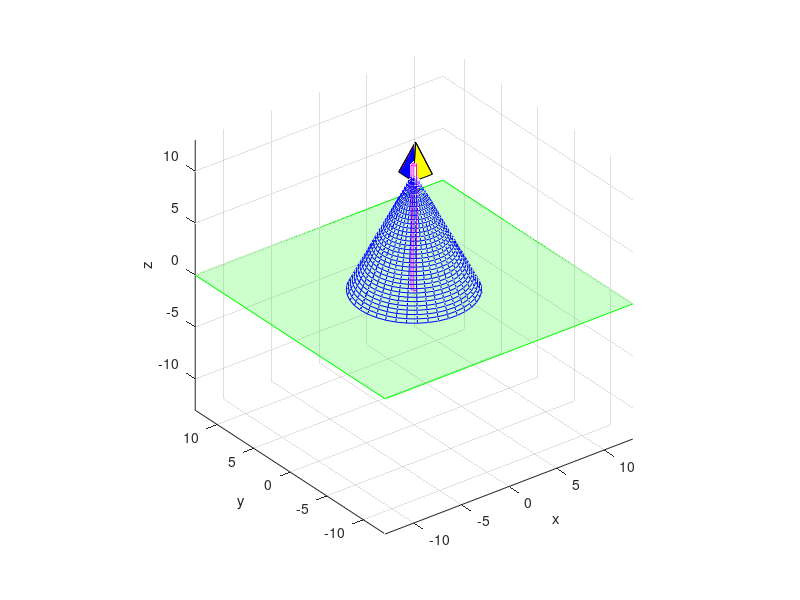

Write the MATLAB code that produced this figure. (Note: this script raises an error after producing the figure.)
%  The expanding pyramid with differently colored walls moves down towards the cone.
%  After the contact with the cone, the cone starts to tumble down 
%  The pyramid starts rotating about the central axis of the cone
function Povilas_Simanaitis_Individual_work42
    prepareScene2();
    drawPlane();
    
    [cX,cY,cZ] = cylinder(0.25,5);
    surf(cX, cY, cZ.*12,'EdgeColor','m','FaceColor','r','FaceAlpha',0);
    
    [X,Y,Z] = getConePoints();
    cone = surf(X, Y, Z+5,'EdgeColor','B','FaceColor','r','FaceAlpha',0);
    
    [p1, p2, p3, p4] = getPyramid();
    t = -1.5;
    [np1, np2, np3, np4] = pyramidTranform(p1, p2, p3, p4, shift(-2*t-5, -2*t-5, -t));
    pyramidFigure = drawPiramid(np1,np2,np3,np4);    
    gif('povsim42.gif');
    for t=-1.5:0.04:-0.25
        [np1, np2, np3, np4] = pyramidTranform(p1, p2, p3, p4, shift(-2*t-5, -2*t-5, -t));
        delete(pyramidFigure);
        pyramidFigure = drawPiramid(np1,np2,np3,np4);
        gif;
        pause(0.02); 
    end
    
    for t=1:2:100
        delete(cone);
        cone = surf(X, Y, (Z+5)./(1+(10*t/500)),'EdgeColor','B','FaceColor','r','FaceAlpha',0);
        gif;
        pause(0.02); 
    end
    
    p1=np1; p2=np2; p3=np3; p4=np4;
    for t=1:8:1000
        [np1, np2, np3, np4] = pyramidTranform(p1, p2, p3, p4, rotate(-pi/180*t));
        delete(pyramidFigure);
        pyramidFigure = drawPiramid(np1,np2,np3,np4);
        gif;
        pause(0.02); 
    end
end

function p = drawPiramid(p1, p2, p3, p4)
     p(1) = fill3(p1(1,:), p1(2,:), p1(3,:), 'Y');
     p(2) = fill3(p2(1,:), p2(2,:), p2(3,:), 'R');
     p(3) = fill3(p3(1,:), p3(2,:), p3(3,:), 'M');
     p(4) = fill3(p4(1,:), p4(2,:), p4(3,:), 'B');
end

function [np1, np2, np3, np4] = pyramidTranform(p1, p2, p3, p4, T)
    [np1Result1, np1Result2, np1Result3] = transform(p1(1,:),p1(2,:), p1(3,:),T);
    np1 = [np1Result1; np1Result2; np1Result3];
    [np2Result1, np2Result2, np2Result3] = transform(p2(1,:),p2(2,:), p2(3,:),T);
    np2 = [np2Result1; np2Result2; np2Result3];
    [np3Result1, np3Result2, np3Result3] = transform(p3(1,:),p3(2,:), p3(3,:),T);
    np3 = [np3Result1; np3Result2; np3Result3];
    [np4Result1, np4Result2, np4Result3] = transform(p4(1,:),p4(2,:), p4(3,:),T);
    np4 = [np4Result1; np4Result2; np4Result3];
end

function [X,Y,Z] = getConePoints()
    t = -linspace(0,2*pi,40) ;
    t1 = linspace(0,2*pi,40) ;
    [U,V]=meshgrid(t,t1);  
    X = U.*cos(V);
    Y = U.*sin(V);
    Z = (U+pi).*2;
end

function [p1, p2, p3, p4] = getPyramid()
    p1 = [[7,6,5];[6,7,6];[6,9,6]];
    p2 = [[7,6,7];[6,7,8];[6,9,6]];
    p3 = [[5,6,7];[8,7,8];[6,9,6]];
    p4 = [[5,6,5];[8,7,6];[6,9,6]]; 
end

function prepareScene2()
    clc,close all;
    hf1=figure(1); 
    grid on;
    hold on;
    axis equal;
    axis([-13 13 -13 13 -13 13]);
    xlabel('x');
    ylabel('y');
    zlabel('z');
    set(hf1,'Color','w');
    set(hf1,'Position',[300, 600, 500, 400]);
    view([1 -1 1]);
end

function T = rotate(beta)
    T=[ cos(beta)  -sin(beta) 0    0;     
        sin(beta)  cos(beta)  0    0;
           0          0       1    0;
           0          0       0    1];
end

function T = shift(toX,toY,toZ)
    T=[1 0 0 toX;
       0 1 0 toY;
       0 0 1 toZ;
       0 0 0 1];
end

function [X,Y,Z] = transform(x,y,z,T)
    t = ones(1, length(x));
    A1 = T*[x;y;z;t];
    X = A1(1,:);
    Y = A1(2,:);
    Z = A1(3,:);
end

function drawPlane()
    xx=axis; 
    fill3([xx(1),xx(1),xx(2),xx(2)],[xx(3),xx(4),xx(4),xx(3)],[1 1 1 1]*0,'g','FaceAlpha',0.2,'EdgeColor','g');
end
